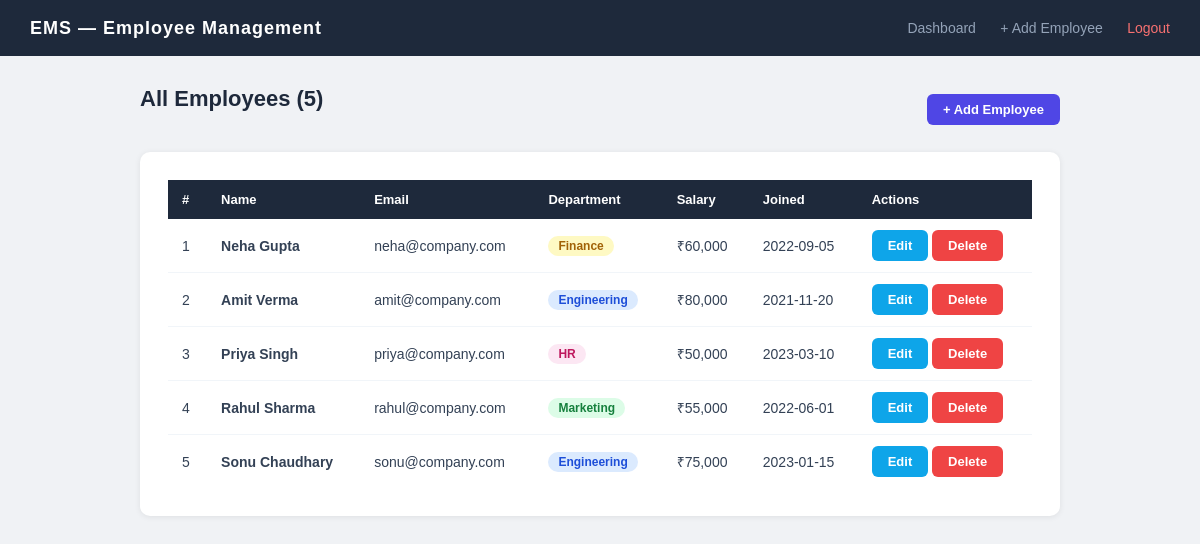
The app's page /employee_management/dashboard.php (signed in) with its own data.
### tables this page shows
CREATE TABLE IF NOT EXISTS employees (
    id         INT AUTO_INCREMENT PRIMARY KEY,
    name       VARCHAR(100) NOT NULL,
    email      VARCHAR(150) UNIQUE NOT NULL,
    department VARCHAR(100),
    salary     DECIMAL(10,2),
    joined_at  DATE,
    created_at DATETIME DEFAULT CURRENT_TIMESTAMP
);

### employee_management/dashboard.php (the view, shortened to what this page needs)
<?php
require 'layout.php';
$conn = getConnection();
$employees = $conn->query("SELECT * FROM employees ORDER BY id DESC")->fetchAll();
$deptBadge = [
    'Engineering' => 'badge-eng',
    'HR'          => 'badge-hr',
    'Marketing'   => 'badge-mkt',
    'Finance'     => 'badge-fin',
];
?>
<div class="top-bar">
    <h2>All Employees (<?= count($employees) ?>)</h2>
    <a href="add.php" class="btn btn-primary">+ Add Employee</a>
</div>
<div class="card">
    <table>
        <thead>
            <tr>
                <th>#</th>
                <th>Name</th>
                <th>Email</th>
                <th>Department</th>
                <th>Salary</th>
                <th>Joined</th>
                <th>Actions</th>
            </tr>
        </thead>
        <tbody>
        <?php foreach ($employees as $i => $emp): ?>
            <tr>
                <td><?= $i + 1 ?></td>
                <td><strong><?= htmlspecialchars($emp['name']) ?></strong></td>
                <td><?= htmlspecialchars($emp['email']) ?></td>
                <td>
                    <span class="badge <?= $deptBadge[$emp['department']] ?? 'badge-other' ?>">
                        <?= htmlspecialchars($emp['department']) ?>
                    </span>
                </td>
                <td>₹<?= number_format($emp['salary']) ?></td>
                <td><?= $emp['joined_at'] ?></td>
                <td>
                    <a href="edit.php?id=<?= $emp['id'] ?>" class="btn btn-edit">Edit</a>
                    <a href="delete.php?id=<?= $emp['id'] ?>"
                       class="btn btn-delete"
                       onclick="return confirm('Delete <?= htmlspecialchars($emp['name']) ?>?')">Delete</a>
                </td>
            </tr>
        <?php endforeach; ?>
        </tbody>
    </table>
</div>

### employee_management/layout.php (style rules this page uses)
*, *::before, *::after { box-sizing: border-box; margin: 0; padding: 0; }
body { font-family: Arial, sans-serif; background: #f0f2f5; min-height: 100vh; }
h2 { font-size: 22px; color: #1e293b; margin-bottom: 20px; }
.card { background: #fff; border-radius: 10px; padding: 28px; box-shadow: 0 1px 6px rgba(0,0,0,.08); }
table { width: 100%; border-collapse: collapse; }
th { background: #1e293b; color: #fff; padding: 12px 14px; text-align: left; font-size: 13px; }
td { padding: 11px 14px; border-bottom: 1px solid #f1f5f9; font-size: 14px; color: #334155; }
tr:last-child td { border-bottom: none; }
.badge { display: inline-block; padding: 3px 10px; border-radius: 20px; font-size: 12px; font-weight: bold; }
.badge-eng { background: #dbeafe; color: #1d4ed8; }
.badge-hr { background: #fce7f3; color: #be185d; }
.badge-mkt { background: #dcfce7; color: #15803d; }
.badge-fin { background: #fef9c3; color: #a16207; }
.btn { display: inline-block; padding: 8px 16px; border-radius: 6px; font-size: 13px; font-weight: bold; text-decoration: none; cursor: pointer; border: none; }
.btn-primary { background: #4f46e5; color: #fff; }
.btn-edit { background: #0ea5e9; color: #fff; }
.btn-delete { background: #ef4444; color: #fff; }
.top-bar { display: flex; justify-content: space-between; align-items: center; margin-bottom: 20px; }

### records on screen
employees: name "Neha Gupta", email "neha@company.com", department "Finance", salary "60,000", joined_at "2022-09-05"
employees: name "Amit Verma", email "amit@company.com", department "Engineering", salary "80,000", joined_at "2021-11-20"
employees: name "Priya Singh", email "priya@company.com", department "HR", salary "50,000", joined_at "2023-03-10"
employees: name "Rahul Sharma", email "rahul@company.com", department "Marketing", salary "55,000", joined_at "2022-06-01"
employees: name "Sonu Chaudhary", email "sonu@company.com", department "Engineering", salary "75,000", joined_at "2023-01-15"

### other values on screen
count($employees) "5"
